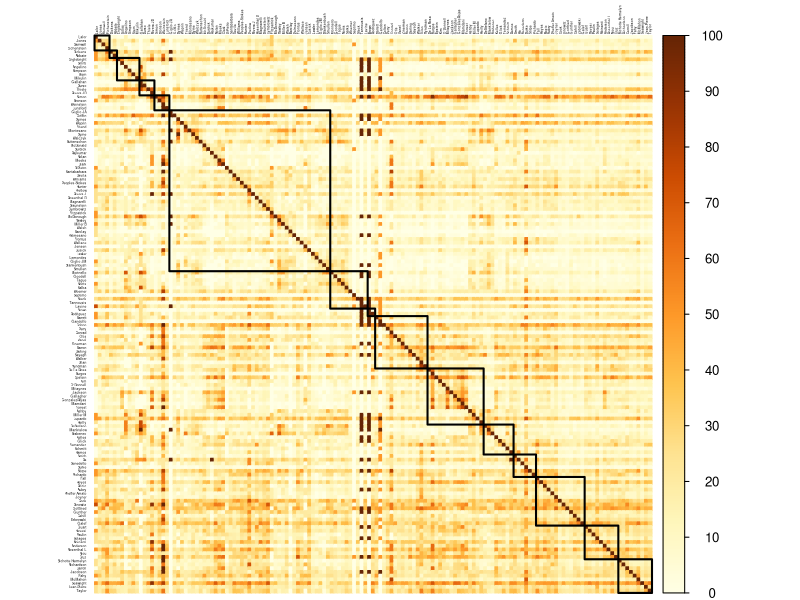

Source code (R):
library(tidyverse)
library(corrplot)
library(RColorBrewer)

setwd('/Users/benjaminsilver/Documents/DSA/AssemblyNetwork')

df = read_csv('cosponsors.csv')

# similarity matrix, remove Heastie for now bc causing issues
df_leg <- df %>% 
  select(-c(BillNumber,Sponsor,Heastie))

# correlation matrix, possibly skewed because many bills have very few cosponsors
# one way to deal with this is exclude bills with no cosponsors
df_leg_cor <- cor(df_leg)

# this gets me number of shared co-sponsorships, but is skewed because 
# some people co-sponsor way more stuff than others
df_leg_tp <- as.data.frame(crossprod(as.matrix(df_leg)))

# what I need to do is normalize each column as a percent
func <- function(x) ((x/max(x))*100)
df_leg_tp <- df_leg_tp %>% 
  mutate_all(func) %>% 
  as.matrix()

# how to style this for best viewing?
pdf("network_matrix.pdf", width = 8, height = 6)
corrplot(df_leg_tp,
         method = "color",
         is.corr = F,
#         type = "lower",
         tl.col = "black",
         order = "hclust",
         addrect = 15,
         tl.cex = .2)
dev.off()
